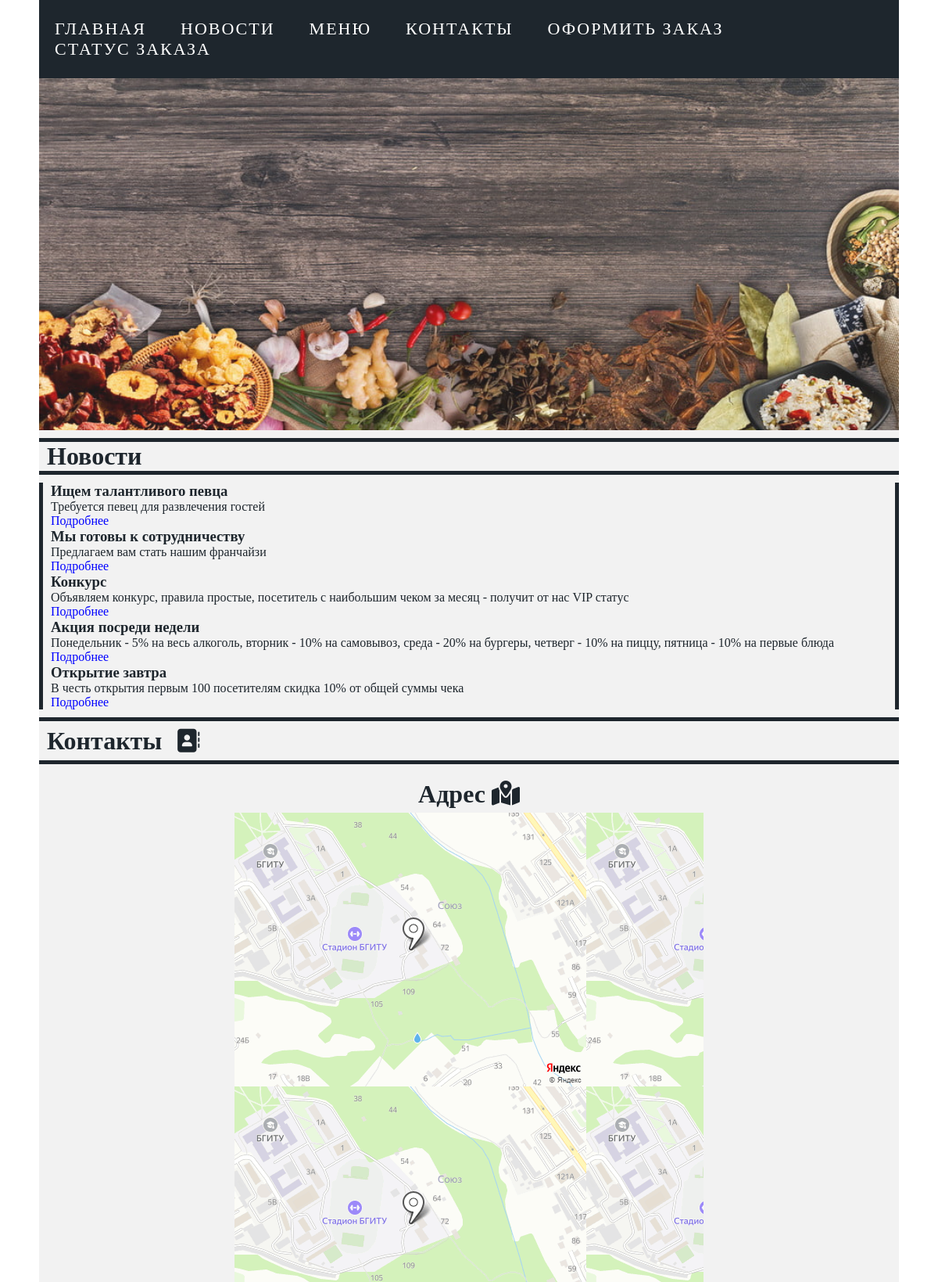
The app's page /index (upper part), older data.
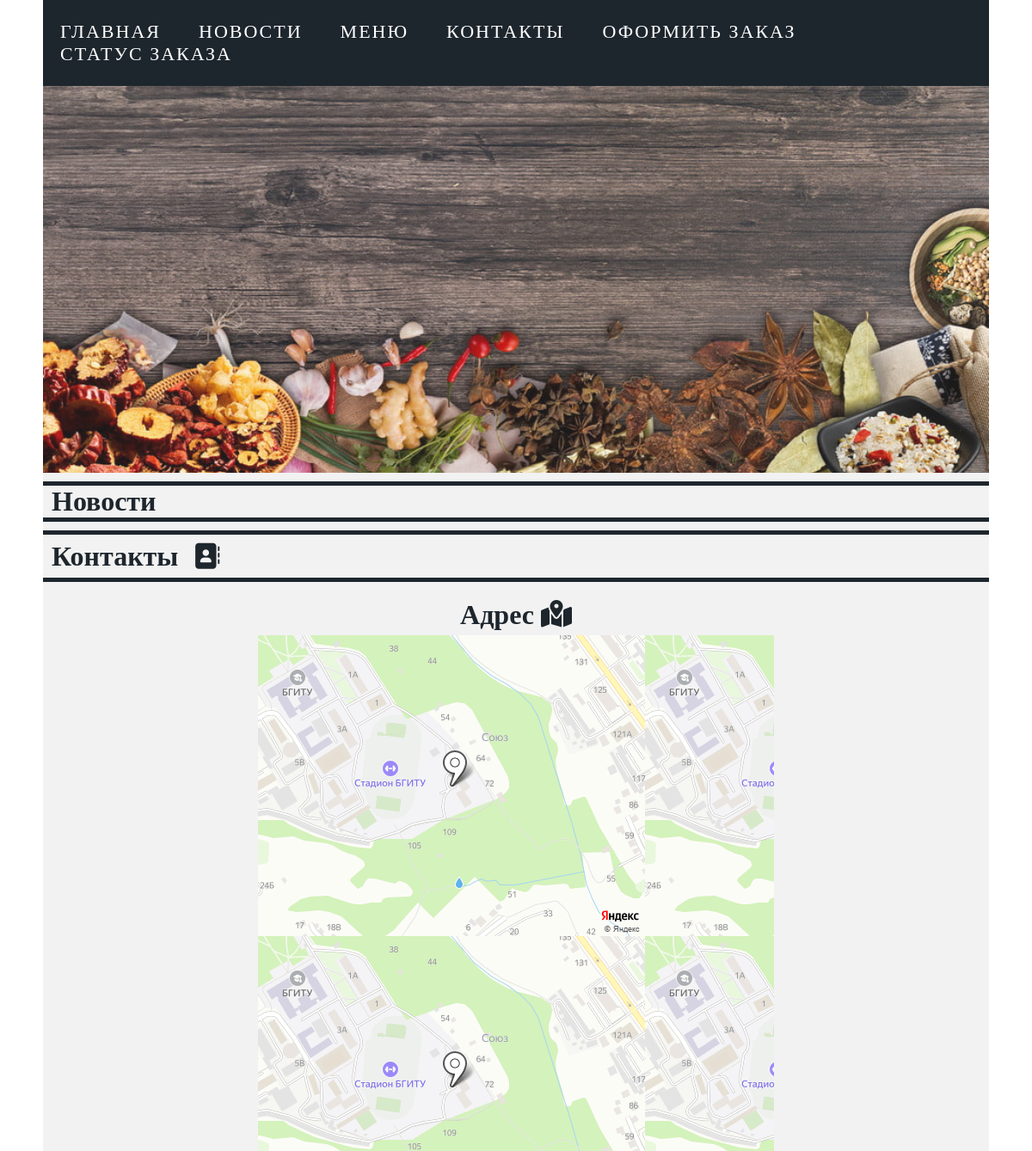
The same page, newer data.
### app/models.py (models this page shows, shortened)
class Posts(db.Model):
    id = db.Column(db.Integer, primary_key=True)
    title = db.Column(db.String(100), nullable=False)
    text = db.Column(db.String(500), nullable=False)
    data = db.Column(db.DateTime,default= datetime.utcnow)

### app/views.py (the view)
@app.route('/')
@app.route('/index')
def index():
    posts = Posts.query.order_by(Posts.id.desc()).limit(5).all()  # запрос, выводим 5 последних постов
    return render_template('index.html', title='Главная', menu=menu, footer=footer, posts=posts)

### app/templates/index.html (shortened to what this page needs)
{% extends "base.html" %}
{% block content %}
<div class="wrapper">
    <div class="header-img">
    </div>
    <div class="posts">
        <h1>Новости</h1>
        <div class="news">
            {% for p in posts %}
            <h3>{{p.title}}</h3>
            <p>{{p.text}}</p>
            <a href="/post/{{p.id}}">Подробнее</a>
            {% endfor %}
        </div>
    </div>
    <div class="contacts">
        <h1 id="contacts">Контакты <i class="fa-solid fa-address-book"></i></h1>
        <div class="contacts-wrap">
            <h2>Адрес <i class="fa-solid fa-map-location-dot"></i></h2>
            <div class="map"></div>
        </div>
    </div>
</div>
{% endblock %}

Row changes from the older to the newer data that the page shows:
removed Posts: title "Ищем талантливого певца", text "Требуется певец для развлечения гостей"
removed Posts: title "Мы готовы к сотрудничеству", text "Предлагаем вам стать нашим франчайзи"
removed Posts: title "Конкурс", text "Объявляем конкурс, правила простые, посетитель с наибольшим чеком за месяц - получит от нас VIP статус"
removed Posts: title "Акция посреди недели", text "Понедельник - 5% на весь алкоголь, вторник - 10% на самовывоз, среда - 20% на бургеры, четверг - 10% на пиццу, пятница - 10% на первые блюда"
removed Posts: title "Открытие завтра", text "В честь открытия первым 100 посетителям скидка 10% от общей суммы чека"
